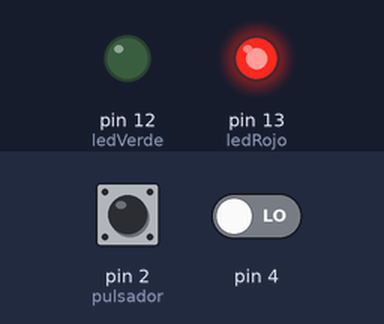
The sketch below on a simulated Arduino Uno, built with avr-gcc and run on an emulated ATmega328P. Parts: output pins drawn as LEDs (lit = HIGH). The inputs (shaded band) are chosen by the test bench; at power-on: pin 4 LOW, pin 2 (pulsador) LOW.

Above: at 1.2 s.
1.3 s: pin 4 driven HIGH
At 1.8 s:
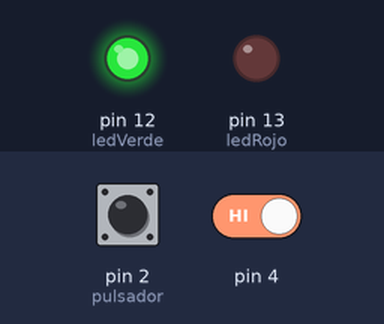
2.8 s: pin 4 driven LOW
At 4.1 s:
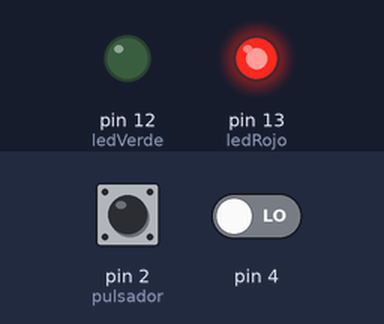
Timing chart, 0 to 5.8 s (numbered marks = the images above; inputs shaded):
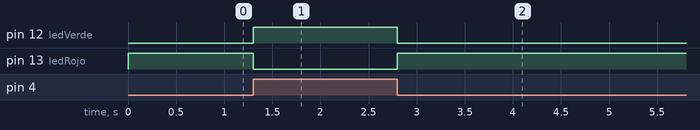

The sketch:

ejercicio4_02_05_24.ino
```cpp
int pulsador = 2; // Pin donde se encuentra el pulsador, entrada
int ledRojo = 13; // Pin donde se encuentra el LED rojo, salida
int ledVerde = 12; // Pin donde se encuentra el LED verde, salida

void setup() {
  pinMode(pulsador, INPUT);
  pinMode(ledRojo, OUTPUT);
  pinMode(ledVerde, OUTPUT);
}

void loop() {
  if (digitalRead(pulsador) == HIGH && digitalRead(3) == HIGH) {
    digitalWrite(ledRojo, LOW); // Apaga el LED rojo
    digitalWrite(ledVerde, HIGH); // Enciende el LED verde
  }
  else if (digitalRead(4)==HIGH)
  {
    digitalWrite(ledRojo, LOW); // Apaga el LED rojo
    digitalWrite(ledVerde, HIGH); // Enciende el LED verde
  }
  else {
    digitalWrite(ledRojo, HIGH); // Enciende el LED rojo
    digitalWrite(ledVerde, LOW); // Apaga el LED verde
  }
}
```

Measured:
- after the input at 1.3 s, pin 12 (ledVerde): LOW → HIGH at once; pin 13 (ledRojo): HIGH → LOW at once
- after the input at 2.8 s, pin 12 (ledVerde): HIGH → LOW at once; pin 13 (ledRojo): LOW → HIGH at once
